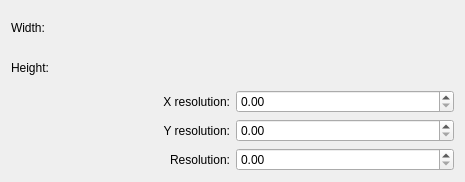
<?xml version="1.0" encoding="utf-8"?>
<ui version="4.0">
 <author>
    SPDX-FileCopyrightText: none
    SPDX-License-Identifier: GPL-3.0-or-later
  </author>
 <class>WdgResolution</class>
 <widget class="QWidget" name="WdgResolution">
  <property name="geometry">
   <rect>
    <x>0</x>
    <y>0</y>
    <width>465</width>
    <height>182</height>
   </rect>
  </property>
  <property name="windowTitle">
   <string>Image Resolution</string>
  </property>
  <layout class="QVBoxLayout">
   <item>
    <widget class="QLabel" name="lblWidth">
     <property name="text">
      <string>Width:</string>
     </property>
    </widget>
   </item>
   <item>
    <widget class="QLabel" name="lblHeight">
     <property name="text">
      <string>Height:</string>
     </property>
    </widget>
   </item>
   <item>
    <layout class="QHBoxLayout">
     <property name="leftMargin">
      <number>0</number>
     </property>
     <property name="topMargin">
      <number>0</number>
     </property>
     <property name="rightMargin">
      <number>0</number>
     </property>
     <property name="bottomMargin">
      <number>0</number>
     </property>
     <item>
      <widget class="QLabel" name="lblImageXRes">
       <property name="text">
        <string>X resolution:</string>
       </property>
       <property name="alignment">
        <set>Qt::AlignRight|Qt::AlignTrailing|Qt::AlignVCenter</set>
       </property>
      </widget>
     </item>
     <item>
      <widget class="QDoubleSpinBox" name="doubleResolution"/>
     </item>
    </layout>
   </item>
   <item>
    <layout class="QHBoxLayout">
     <property name="leftMargin">
      <number>0</number>
     </property>
     <property name="topMargin">
      <number>0</number>
     </property>
     <property name="rightMargin">
      <number>0</number>
     </property>
     <property name="bottomMargin">
      <number>0</number>
     </property>
     <item>
      <widget class="QLabel" name="lblYResolution">
       <property name="text">
        <string>Y resolution:</string>
       </property>
       <property name="alignment">
        <set>Qt::AlignRight|Qt::AlignTrailing|Qt::AlignVCenter</set>
       </property>
      </widget>
     </item>
     <item>
      <widget class="QDoubleSpinBox" name="doubleResolution_2"/>
     </item>
    </layout>
   </item>
   <item>
    <layout class="QHBoxLayout">
     <property name="leftMargin">
      <number>0</number>
     </property>
     <property name="topMargin">
      <number>0</number>
     </property>
     <property name="rightMargin">
      <number>0</number>
     </property>
     <property name="bottomMargin">
      <number>0</number>
     </property>
     <item>
      <widget class="QLabel" name="lblYResolution_3">
       <property name="text">
        <string>Resolution:</string>
       </property>
       <property name="alignment">
        <set>Qt::AlignRight|Qt::AlignTrailing|Qt::AlignVCenter</set>
       </property>
      </widget>
     </item>
     <item>
      <widget class="QDoubleSpinBox" name="doubleResolution_5"/>
     </item>
    </layout>
   </item>
  </layout>
 </widget>
 <resources/>
 <connections/>
</ui>
